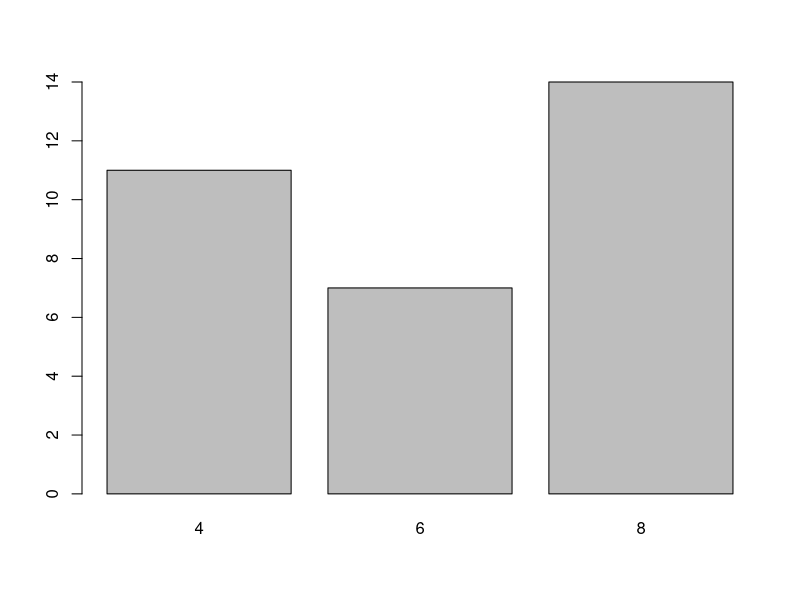
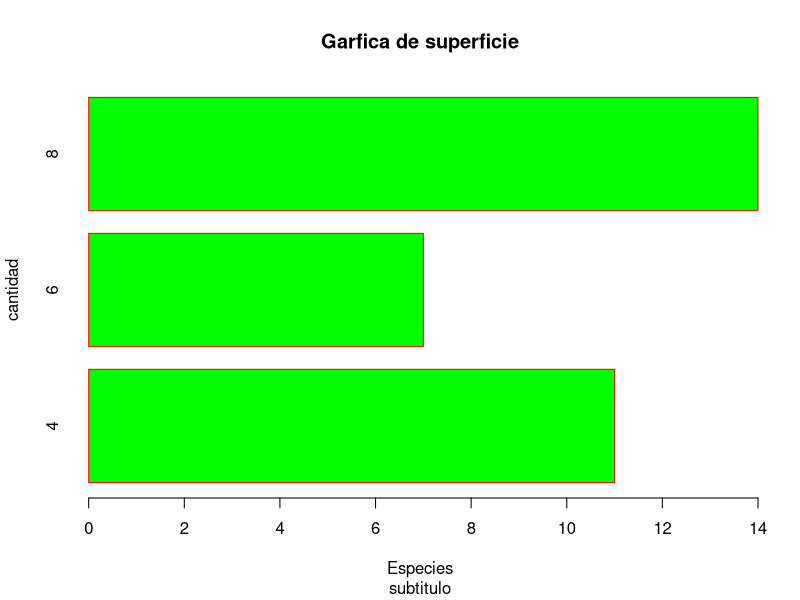

Generate these figures, in order, with R:

#cargando los datos
data(mtcars)

#viendo los datos
head (mtcars)

#generando tabla agrupada
table (mtcars$cyl)

#grafica de superficie
barplot (table(mtcars$cyl))

#editando grafica de superficie
barplot (table(mtcars$cyl),
              horiz = "TRUE",
              col = "green",
              border = "red",
              main = "Garfica de superficie",
              sub = "subtitulo",
              xlab = "Especies",
              ylab = "cantidad")

#cargar ggplot2
#install.packages("ggplot2")
